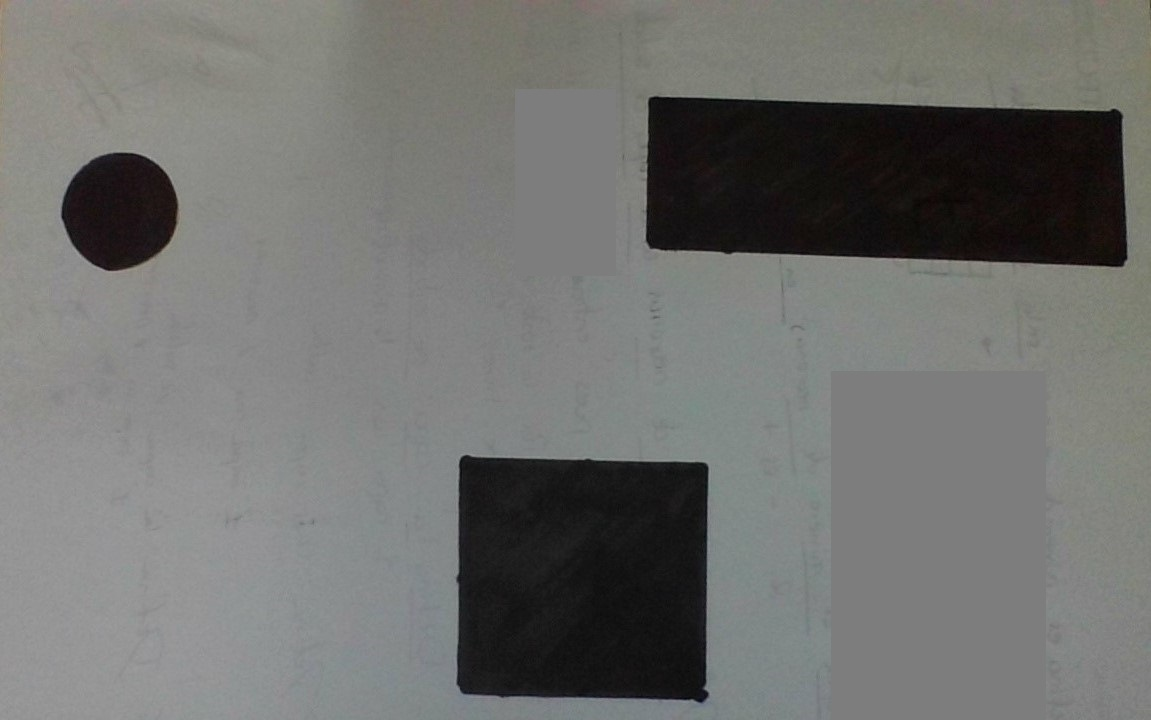
#> input picture recibida.jpg, 1151 x 720 px; its folder holds only this picture in this run
$ python -i determinaMedidas.py   (imports and definitions only)   (older library calls are emulated)
#> lines starting #> are read from the running program, lines starting #| are printed output that depends on the picture; after the words box and inside, x2 and y2 are one past the last pixel; in counts of white or black regions, pixels touching at a corner belong together
from imutils import perspective
from imutils import contours
import numpy as np
import argparse
import imutils
import cv2
import scipy.spatial.distance as dist
import claseParaAPI
nombreFigura = ""
largo = 0
ancho = 0
nombreImagen=""

def recibeInformacionImagen():
    procesoImagen()

def midpoint(ptA, ptB):
    return ((ptA[0] + ptB[0]) * 0.5, (ptA[1] + ptB[1]) * 0.5)

#Convierte de in a cm
def cambio(var):
    #print(var)
    var=int(var/0.39370)
    return var

def definirForma(c):
    global nombreFigura
    # approximate the contour
    shape = "indefinido"
    peri = cv2.arcLength(c, True)
    approx = cv2.approxPolyDP(c, 0.04 * peri, True)
    if len(approx) == 3:
        shape = "triangle"
    elif len(approx) == 4:
        (x, y, w, h) = cv2.boundingRect(approx)
        ar = w / float(h)
        shape = "square" if ar >= 0.95 and ar <= 1.05 else "rectangle"

    elif len(approx) == 5:
        shape = "pentagon"

    else:
        shape = "circle"

    print(shape)
    nombreFigura = shape
    # [12 lines of commented-out code are left out]

def procesoImagen():
    global nombreImagen, nombreFigura
    nombreImagen="recibida.jpg"
    print(nombreImagen)
    print("Se inicia el proceso de analisis")
# load the image, convert it to grayscale, and blur it slightly
    image = cv2.imread(nombreImagen)
#> image is the input picture: shape (720, 1151, 3); mean B, G, R 111.4, 113.8, 113.1
    gray = cv2.cvtColor(image, cv2.COLOR_BGR2GRAY)
    gray = cv2.GaussianBlur(gray, (7, 7), 0)

    # perform edge detection, then perform a dilation + erosion to
    # close gaps in between object edges
    edged = cv2.Canny(gray, 50, 100)
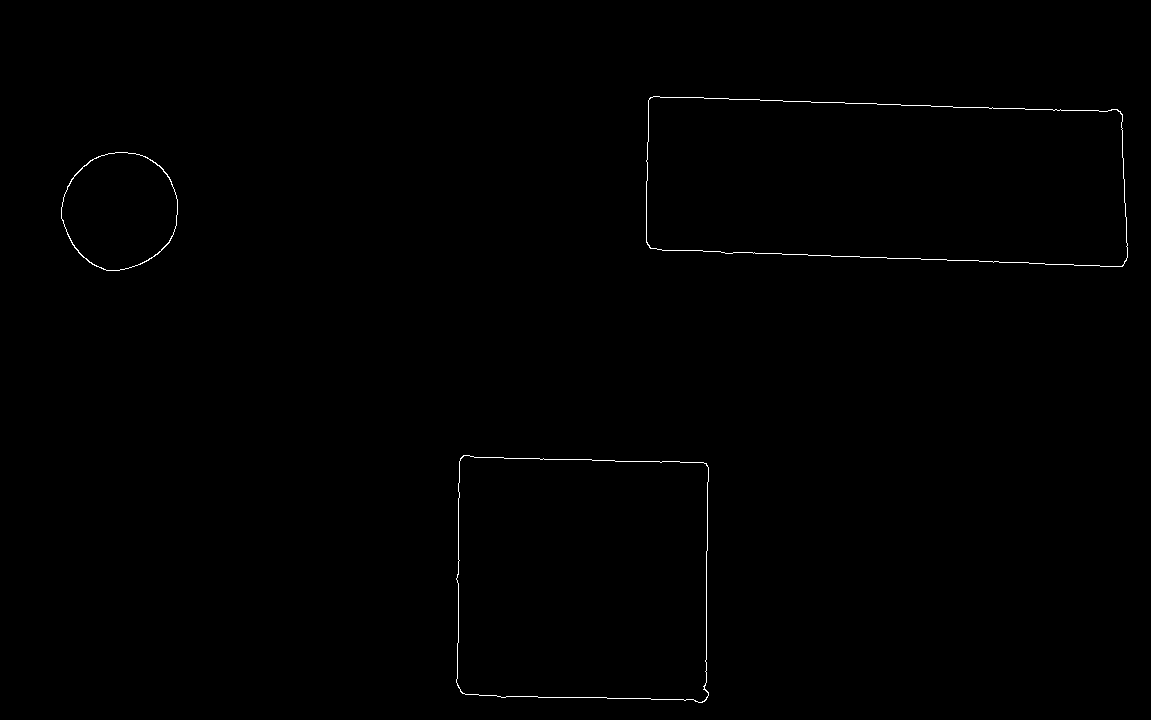
#> edged: shape (720, 1151); 0.32% white in thin lines or dots, all inside (x1, y1, x2, y2) = (61, 96, 1128, 703)
    edged = cv2.dilate(edged, None, iterations=1)
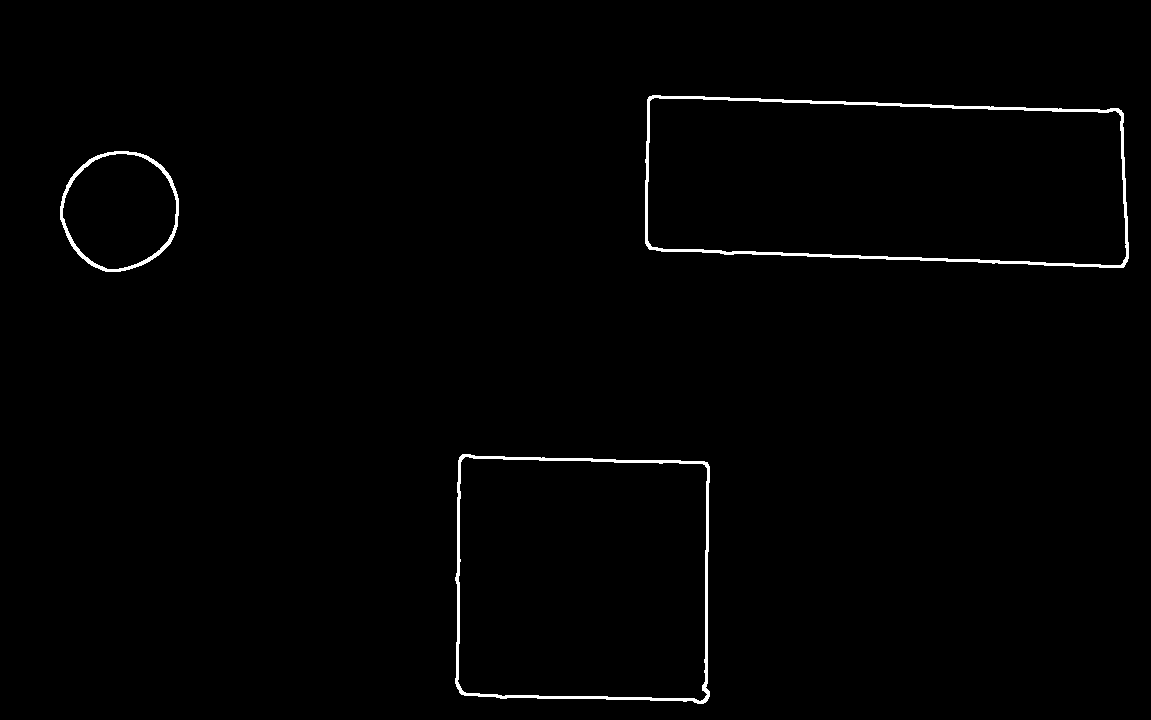
#> edged: shape (720, 1151); 1% white; 3 white regions, box (x1, y1, x2, y2) and area: (645, 95, 1129, 268) 3905, (455, 454, 710, 704) 3035, (60, 151, 179, 272) 1360
    edged = cv2.erode(edged, None, iterations=1)

    # find contours in the edge map
    cnts = cv2.findContours(edged.copy(), cv2.RETR_EXTERNAL,
        cv2.CHAIN_APPROX_SIMPLE)
#> cnts = 3 contours; box (x1, y1, x2, y2) and area: (646, 96, 1128, 267) 73268, (456, 455, 709, 703) 59092, (61, 152, 178, 271) 10665
    cnts = cnts[0] if imutils.is_cv2() else cnts[1]

    # sort the contours from left-to-right and initialize the
    # 'pixels per metric' calibration variable
    (cnts, _) = contours.sort_contours(cnts)
    pixelsPerMetric = None

    # loop over the contours individually
    for c in cnts:
        # if the contour is not sufficiently large, ignore it
        if cv2.contourArea(c) < 100:
            continue
        definirForma(c)

        # compute the rotated bounding box of the contour
        orig = image.copy()
        box = cv2.minAreaRect(c)
        box = cv2.cv.BoxPoints(box) if imutils.is_cv2() else cv2.boxPoints(box)
        box = np.array(box, dtype="int")


        # order the points in the contour such that they appear
        # in top-left, top-right, bottom-right, and bottom-left
        # order, then draw the outline of the rotated bounding
        # box
        box = perspective.order_points(box)
        cv2.drawContours(orig, [box.astype("int")], -1, (0, 255, 0), 2)


        # loop over the original points and draw them
        for (x, y) in box:
            cv2.circle(orig, (int(x), int(y)), 5, (0, 0, 255), -1)

        # unpack the ordered bounding box, then compute the midpoint
        # between the top-left and top-right coordinates, followed by
        # the midpoint between bottom-left and bottom-right coordinates
        (tl, tr, br, bl) = box
        (tltrX, tltrY) = midpoint(tl, tr)
        (blbrX, blbrY) = midpoint(bl, br)

        # compute the midpoint between the top-left and top-right points,
        # followed by the midpoint between the top-righ and bottom-right
        (tlblX, tlblY) = midpoint(tl, bl)
        (trbrX, trbrY) = midpoint(tr, br)

        # draw the midpoints on the image
        cv2.circle(orig, (int(tltrX), int(tltrY)), 5, (255, 0, 0), -1)
        cv2.circle(orig, (int(blbrX), int(blbrY)), 5, (255, 0, 0), -1)
        cv2.circle(orig, (int(tlblX), int(tlblY)), 5, (255, 0, 0), -1)
        cv2.circle(orig, (int(trbrX), int(trbrY)), 5, (255, 0, 0), -1)

        # draw lines between the midpoints
        cv2.line(orig, (int(tltrX), int(tltrY)), (int(blbrX), int(blbrY)),
            (255, 0, 255), 2)
        cv2.line(orig, (int(tlblX), int(tlblY)), (int(trbrX), int(trbrY)),
            (255, 0, 255), 2)

        # compute the Euclidean distance between the midpoints
        dA = dist.euclidean((tltrX, tltrY), (blbrX, blbrY))
        dB = dist.euclidean((tlblX, tlblY), (trbrX, trbrY))

        # if the pixels per metric has not been initialized, then
        # compute it as the ratio of pixels to supplied metric
        # (in this case, inches)

        if pixelsPerMetric is None:
            pixelsPerMetric = dB / 1.08267716

        # compute the size of the object
        dimA = dA / pixelsPerMetric
        dimB = dB / pixelsPerMetric
        #Cambia unidad de medida de in a cm
        dimA = cambio(dimA)
        dimB = cambio(dimB)
        #Se asegura de tener lados iguales si la figura es un cuadrado
        if (nombreFigura == "square"):
            dimA = dimB
        # draw the object sizes on the image

        cv2.putText(orig, "{:.1f} cm".format(dimA),
            (int(tltrX - 15), int(tltrY - 10)), cv2.FONT_HERSHEY_SIMPLEX,
            0.65, (255, 255, 255), 2)
        cv2.putText(orig, "{:.1f} cm".format(dimB),
            (int(trbrX + 10), int(trbrY)), cv2.FONT_HERSHEY_SIMPLEX,
            0.65, (255, 255, 255), 2)

        #Jugando con las clases
        if (dimA > dimB):
            largo = dimA
            ancho = dimB
        else:
            largo = dimB
            ancho = dimA
        if((dimA==dimB) and (nombreFigura != "circle")):
            nombreFigura="square"
        print("Largo:", largo)
        print("Ancho", ancho)
        figura = claseParaAPI.Figura(nombreFigura, largo, ancho)
        figura.determinarFigura()
#> this loop made 1 pass
#> (shape in definirForma, peri in definirForma, tl, tr, br, bl, tltrX) on pass 1: ('circle', 387.2, [45, 175], [153, 135], [194, 243], [85, 284], 99)
#| circle
#| Largo: 2
#| Ancho 2
#> after the loop, pixelsPerMetric = 107

        # show the output image
        #cv2.imshow("Image", orig)
        #cv2.waitKey(0)

#> (the run stopped early here; a loop or call above may not have finished)
